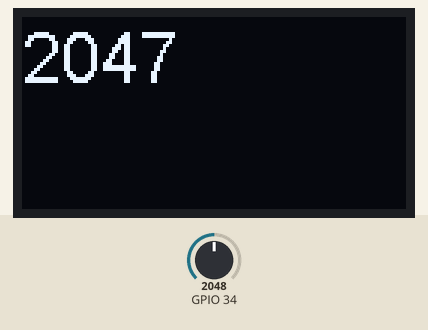
Recording of a sketch running on a simulated ESP32. Parts: 128×64 one-colour display. The inputs (shaded band) are chosen by the test bench; at power-on: GPIO 34 = 2048. WiFi joins after 1.5 s; servers stay silent unless stated; what the sketch prints to the serial monitor is not drawn.

Above: at 2.7 s.
2.8 s: GPIO 34 set to 2866
At 3.6 s:
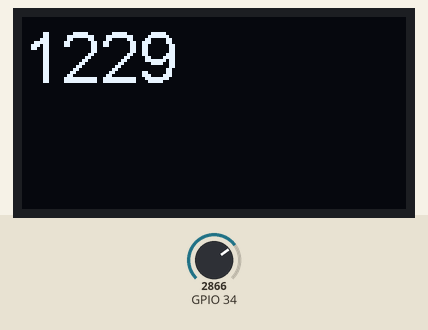
4.5 s: GPIO 34 set to 3603
At 6.1 s:
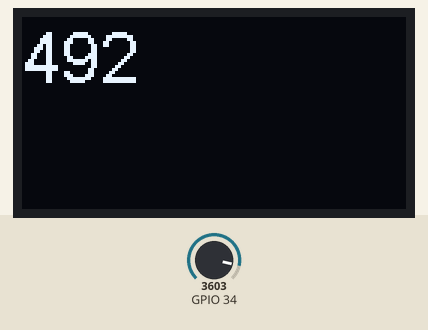
6.5 s: GPIO 34 set to 4095
At 7.3 s:
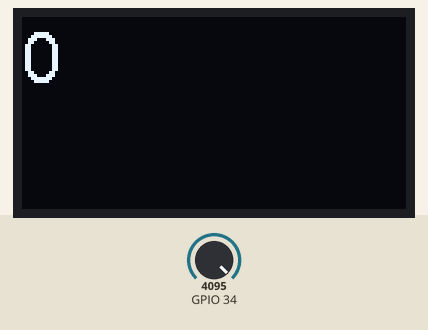
Timing chart, 0 to 9.5 s (numbered marks = the images above; inputs shaded):
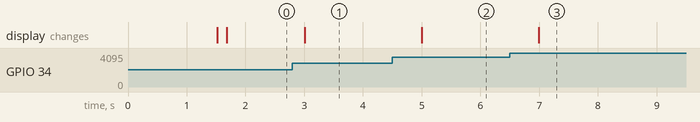

Measured:
- after the input at 2.8 s, the display: changes after 0.21 s (image 1)
- after the input at 4.5 s, the display: changes after 0.50 s (image 2)
- after the input at 6.5 s, the display: changes after 0.49 s (image 3)

The sketch:

soilmois_Firebase.ino
```cpp
#include <WiFi.h>
#include<Wire.h>
#include "SSD1306.h"
 #include "FirebaseESP32.h"
 #define FIREBASE_HOST "https://iot-462-default-rtdb.firebaseio.com"
 #define FIREBASE_AUTH "xmRBbGWVw94DscB36bvg9eDr3VMlaTA5GZWpGG3P"
 #define WIFI_SSID "Nothing Phone(2a)5G"
 #define WIFI_PASSWORD "9705991317"
 FirebaseData firebaseData;
 FirebaseAuth firebaseAuth;
 FirebaseConfig firebaseConfig;
 SSD1306 display(0x3c,21,22);
String mystring;
 int sm;
 String tag="soilmoistureOLED_firebase/sm";
 void setup(){
    Serial.begin(115200);
    WiFiInit();
    FirebaseInit();
    oledinit();
 }
 void loop(){
  FirebaseWrite();
  sm = 4095 - analogRead(34);
  Serial.println(sm);
  OLEDUpdate();
  delay(500);
 }
 void oledinit(){
  display.init();
  display.setFont(ArialMT_Plain_24);
  }

  void WiFiInit() {
  WiFi.begin(WIFI_SSID,WIFI_PASSWORD);
  Serial.print("connecting to Wi-Fi");
  while(WiFi.status() !=WL_CONNECTED) {
    Serial.print(".");
    delay(300);
 }
  Serial.println();
  Serial.print("connected with ip:");
  Serial.println(WiFi.localIP());
  Serial.println();
 }
 void FirebaseInit() {
  firebaseConfig.host=FIREBASE_HOST;
  firebaseConfig.signer.tokens.legacy_token=FIREBASE_AUTH;
  Firebase.begin(&firebaseConfig,&firebaseAuth);
  Firebase.reconnectWiFi(true);
 }
 void FirebaseWrite(){
  Firebase.setFloat(firebaseData, tag, sm);
 }
 void OLEDUpdate(){
    display.clear();
    mystring = sm;
    display.drawString(0,0,mystring);
    display.display();
  }
```
